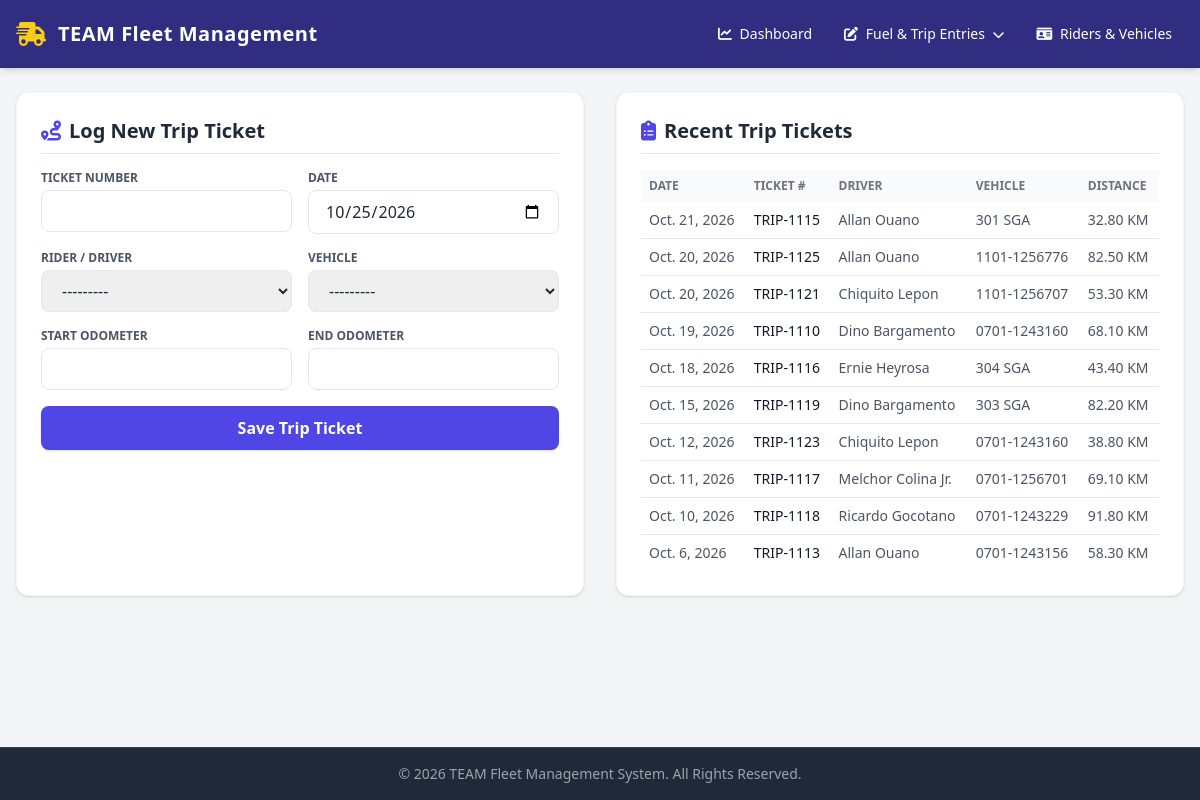
Before: /legacy/entries/trip/ with the older database file.
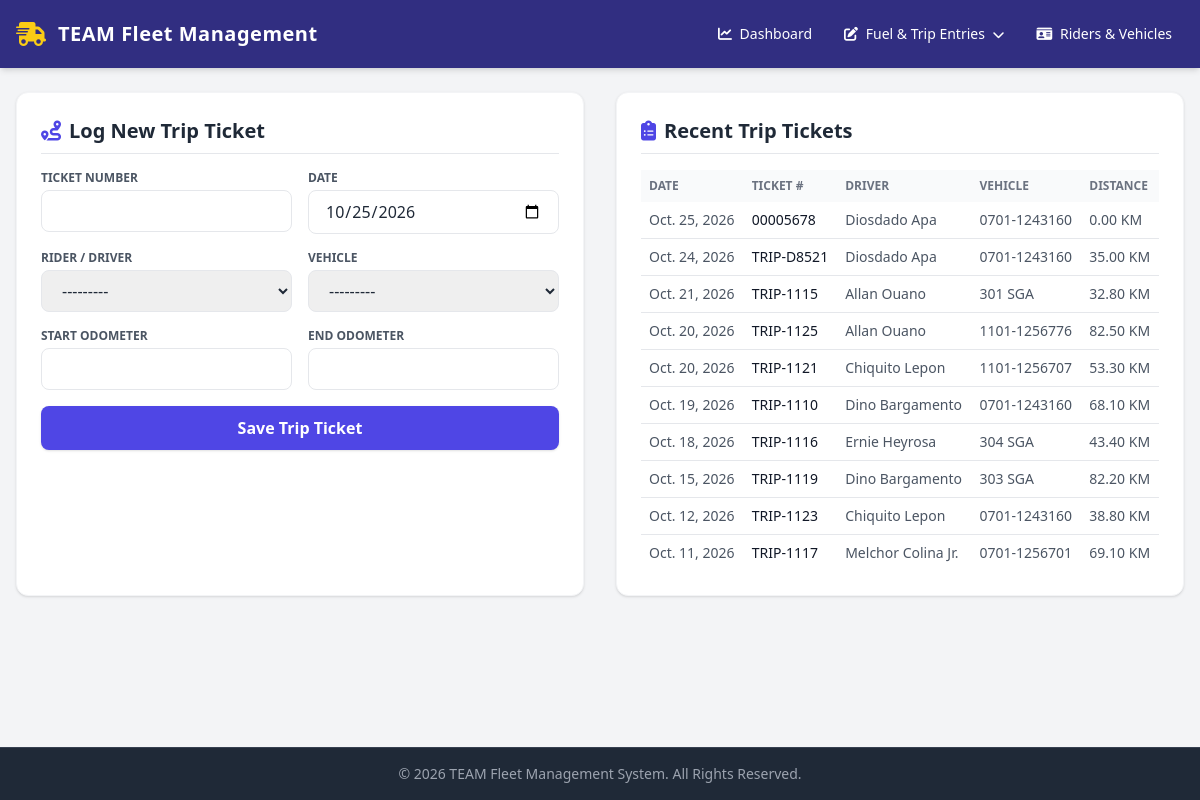
After: the same page with the newer database file.
### apps/fleet/models.py (models this page shows, shortened)
class TripTicket(models.Model):
    STATUS_CHOICES = [
        ("Scheduled", "Scheduled"),
        ("In Progress", "In Progress"),
        ("Completed", "Completed"),
        ("Cancelled", "Cancelled"),
    ]
    ticket_number = models.CharField(
        max_length=50, unique=True, verbose_name="Trip Ticket Number"
    )
    date = models.DateField(default=timezone.now, verbose_name="Date")
    driver = models.ForeignKey(
        Rider, on_delete=models.CASCADE, related_name="trip_tickets"
    )
    vehicle = models.ForeignKey(
        Vehicle, on_delete=models.CASCADE, related_name="trip_tickets"
    )
    origin = models.CharField(max_length=200, default="Central Logistics Hub")
    destination = models.CharField(
        max_length=200, default="Regional Distribution Point"
    )
    purpose = models.CharField(
        max_length=255, blank=True, default="Operational Deliveries & Routing"
    )
    status = models.CharField(
        max_length=20, choices=STATUS_CHOICES, default="Completed"
    )
    start_odometer = models.FloatField(verbose_name="Start Odometer (KM)")
    end_odometer = models.FloatField(verbose_name="End Odometer (KM)")
    start_time = models.DateTimeField(null=True, blank=True)
    end_time = models.DateTimeField(null=True, blank=True)
    fuel_consumed_liters = models.DecimalField(
        max_digits=8, decimal_places=2, default=0.0
    )
    class Meta:
        verbose_name = "Trip Ticket"
        verbose_name_plural = "Trip Tickets"
        ordering = ["-date", "-id"]
    @property
    def total_distance(self):
        if self.end_odometer and self.start_odometer:
            return max(0.0, round(self.end_odometer - self.start_odometer, 2))
        return 0.0

class Rider(models.Model):
    STATUS_CHOICES = [
        ("Active", "Active"),
        ("On Leave", "On Leave"),
        ("Inactive", "Inactive"),
    ]
    driver_name = models.CharField(max_length=150, verbose_name="Driver / Rider Name")
    assigned_vehicle = models.ForeignKey(
        Vehicle,
        on_delete=models.SET_NULL,
        null=True,
        blank=True,
        related_name="assigned_riders",
    )
    status = models.CharField(
        max_length=20, choices=STATUS_CHOICES, default="Active", verbose_name="Status"
    )
    license_number = models.CharField(max_length=50, blank=True, default="")
    contact_number = models.CharField(max_length=30, blank=True, default="")
    safety_score = models.FloatField(default=95.0)
    total_trips = models.IntegerField(default=0)
    total_distance = models.FloatField(default=0.0)
    def __str__(self):
        return self.driver_name

class Vehicle(models.Model):
    VEHICLE_MAKE = [
        ("Yamaha", "Yamaha"),
        ("Honda", "Honda"),
        ("Toyota", "Toyota"),
        ("Ford", "Ford"),
        ("Suzuki", "Suzuki"),
        ("Nissan", "Nissan"),
        ("Mitsubishi", "Mitsubishi"),
        ("Isuzu", "Isuzu"),
        ("Hyundai", "Hyundai"),
        ("Kia", "Kia"),
    ]
    VEHICLE_MODEL = [
        ("NMAX", "NMAX"),
        ("Hilux", "Hilux"),
        ("Avanza", "Avanza"),
        ("F-150", "F-150"),
        ("Silverado", "Silverado"),
        ("Altima", "Altima"),
        ("Outlander", "Outlander"),
        ("D-Max", "D-Max"),
        ("Elantra", "Elantra"),
        ("Sorento", "Sorento"),
    ]
    VEHICLE_TYPE = [
        ("MTC", "Motorcycle"),
        ("SED", "Sedan"),
        ("SUV", "SUV"),
        ("TRK", "Truck"),
        ("VAN", "Van"),
    ]
    FUEL_TYPE = [
        ("GAS", "Gasoline"),
        ("DSL", "Diesel"),
        ("ELE", "Electric"),
        ("HYB", "Hybrid"),
    ]
    STATUS_CHOICES = [
        ("Active", "Active"),
        ("Maintenance", "Maintenance"),
        ("Inactive", "Inactive"),
    ]
    plate_number = models.CharField(
        max_length=20, unique=True, verbose_name="Plate Number"
    )
    vehicle_make = models.CharField(
        max_length=50,
        choices=VEHICLE_MAKE,
        verbose_name="Make",
    )
    vehicle_model = models.CharField(
        max_length=100,
        choices=VEHICLE_MODEL,
        verbose_name="Model Name",
    )
    vehicle_type = models.CharField(
        max_length=50,
        choices=VEHICLE_TYPE,
        verbose_name="Vehicle Type",
    )
    fuel_type = models.CharField(
        max_length=50,
        choices=FUEL_TYPE,
        verbose_name="Fuel Type",
    )
    mileage = models.DecimalField(
        max_digits=10,
        decimal_places=2,
        default=0.0,
        verbose_name="Mileage (KM)",
    )
    status = models.CharField(
        max_length=20,
        choices=STATUS_CHOICES,
        default="Active",
        verbose_name="Status",
    )
    current_latitude = models.FloatField(default=14.5995, null=True, blank=True)
    current_longitude = models.FloatField(default=120.9842, null=True, blank=True)
    current_speed = models.FloatField(default=0.0)
    current_heading = models.FloatField(default=0.0)
    current_fuel_level = models.FloatField(default=100.0)  # Percentage 0-100
    last_heartbeat = models.DateTimeField(null=True, blank=True)
    last_known_address = models.CharField(max_length=255, blank=True, default="")
    created_at = models.DateTimeField(auto_now_add=True)
    updated_at = models.DateTimeField(auto_now=True)
    class Meta:
        ordering = ["vehicle_make", "vehicle_model"]
        verbose_name = "Vehicle"
        verbose_name_plural = "Vehicles"
    def __str__(self):
        return f"{self.vehicle_make} {self.vehicle_model} ({self.plate_number})"

### apps/fleet/views.py (the view)
# urls.py: path('legacy/entries/trip/', views.trip_entry_view, name='trip_entry'),
def trip_entry_view(request):
    trip_form = TripTicketForm(request.POST or None, prefix="trip")
    if request.method == "POST":
        if trip_form.is_valid():
            trip_form.save()
            messages.success(request, "Trip Ticket created successfully!")
            return redirect("trip_entry")
        messages.error(request, "Please fix errors in the submitted form.")
    recent_trips = TripTicket.objects.select_related("driver", "vehicle").order_by("-date", "-id")[:10]
    return render(
        request, "fleet/trip_entry_form.html",
        {"trip_form": trip_form, "recent_trips": recent_trips}
    )

### apps/fleet/templates/fleet/trip_entry_form.html (shortened to what this page needs)
{% extends 'fleet/base.html' %}  {% block content %}
<div class="grid grid-cols-1 lg:grid-cols-2 gap-8">
  <div class="bg-white p-6 rounded-xl shadow border border-gray-100">
    <h2
      class="text-xl font-bold text-gray-800 mb-4 pb-2 border-b flex items-center"
    >
      <i class="fa-solid fa-route text-indigo-600 mr-2"></i> Log New Trip Ticket
    </h2>
    <form method="POST" action="" class="space-y-4">
      <div class="grid grid-cols-1 sm:grid-cols-2 gap-4">
        <div>
          <label
            class="block text-xs font-semibold uppercase text-gray-600 mb-1"
            >Ticket Number</label
          >
          {{ trip_form.ticket_number }}
        </div>
        <div>
          <label
            class="block text-xs font-semibold uppercase text-gray-600 mb-1"
            >Date</label
          >
          {{ trip_form.date }}
        </div>
      </div>
      <div class="grid grid-cols-1 sm:grid-cols-2 gap-4">
        <div>
          <label
            class="block text-xs font-semibold uppercase text-gray-600 mb-1"
            >Rider / Driver</label
          >
          {{ trip_form.driver }}
        </div>
        <div>
          <label
            class="block text-xs font-semibold uppercase text-gray-600 mb-1"
            >Vehicle</label
          >
          {{ trip_form.vehicle }}
        </div>
      </div>
      <div class="grid grid-cols-1 sm:grid-cols-2 gap-4">
        <div>
          <label
            class="block text-xs font-semibold uppercase text-gray-600 mb-1"
            >Start Odometer</label
          >
          {{ trip_form.start_odometer }}
        </div>
        <div>
          <label
            class="block text-xs font-semibold uppercase text-gray-600 mb-1"
            >End Odometer</label
          >
          {{ trip_form.end_odometer }}
        </div>
      </div>
      <button
        type="submit"
        class="w-full bg-indigo-600 hover:bg-indigo-700 text-white py-2.5 rounded-lg font-bold shadow transition"
      >
        Save Trip Ticket
      </button>
    </form>
  </div>
  <div class="bg-white p-6 rounded-xl shadow border border-gray-100">
    <h2
      class="text-xl font-bold text-gray-800 mb-4 pb-2 border-b flex items-center"
    >
      <i class="fa-solid fa-clipboard-list text-indigo-600 mr-2"></i> Recent
      Trip Tickets
    </h2>
    <div class="overflow-x-auto">
      <table class="w-full text-left text-sm text-gray-600">
        <thead class="bg-gray-50 text-xs uppercase text-gray-500">
          <tr>
            <th class="p-2">Date</th>
            <th class="p-2">Ticket #</th>
            <th class="p-2">Driver</th>
            <th class="p-2">Vehicle</th>
            <th class="p-2">Distance</th>
          </tr>
        </thead>
        <tbody class="divide-y">
          {% for trip in recent_trips %}
          <tr>
            <td class="p-2 whitespace-nowrap">{{ trip.date }}</td>
            <td class="p-2 whitespace-nowrap font-medium text-gray-900">
              {{ trip.ticket_number }}
            </td>
            <td class="p-2">{{ trip.driver.driver_name }}</td>
            <td class="p-2 whitespace-nowrap">
              {{ trip.vehicle.plate_number }}
            </td>
            <td class="p-2 whitespace-nowrap">
              {{ trip.total_distance|floatformat:2 }} KM
            </td>
          </tr>
          {% empty %}
          <tr>
            <td colspan="6" class="p-4 text-center text-gray-400">
              No trip tickets logged yet.
            </td>
          </tr>
          {% endfor %}
        </tbody>
      </table>
    </div>
  </div>
</div>
{% endblock %}

Changed rows visible on the page:
no longer on this page (row unchanged): TripTicket: date "Oct. 10, 2026", ticket_number "TRIP-1118", driver.driver_name "Ricardo Gocotano", vehicle.plate_number "0701-1243229", total_distance "91.80"
no longer on this page (row unchanged): TripTicket: date "Oct. 6, 2026", ticket_number "TRIP-1113", driver.driver_name "Allan Ouano", vehicle.plate_number "0701-1243156", total_distance "58.30"
added TripTicket: date "Oct. 25, 2026", ticket_number "00005678", driver.driver_name "Diosdado Apa", vehicle.plate_number "0701-1243160", total_distance "0.00"
added TripTicket: date "Oct. 24, 2026", ticket_number "TRIP-D8521", driver.driver_name "Diosdado Apa", vehicle.plate_number "0701-1243160", total_distance "35.00"
